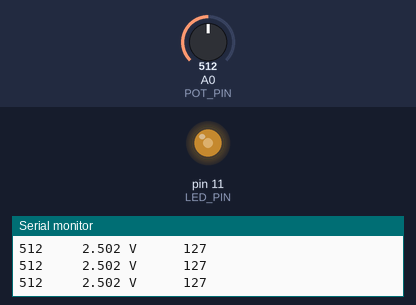
A sketch run on a simulated Arduino Uno, built with avr-gcc and run on an emulated ATmega328P. On the bench: output pins drawn as LEDs (lit = HIGH), the last lines printed to the serial monitor. The inputs (shaded band) are chosen by the test bench; at power-on: A0 (POT_PIN) = 512.

Above: at 3.2 s.
3.3 s: A0 (POT_PIN) set to 716
At 3.9 s:
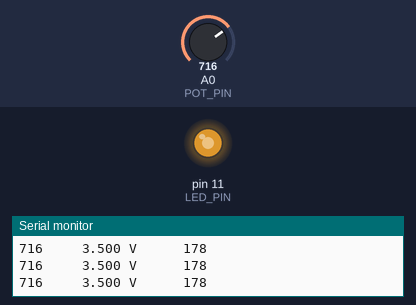
4.8 s: A0 (POT_PIN) set to 900
At 6.0 s:
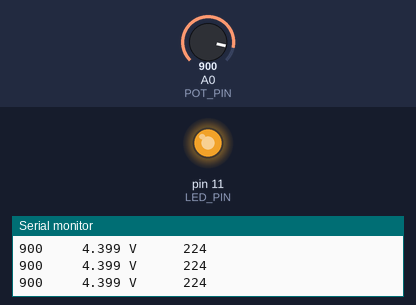
6.3 s: A0 (POT_PIN) set to 245
At 7.1 s:
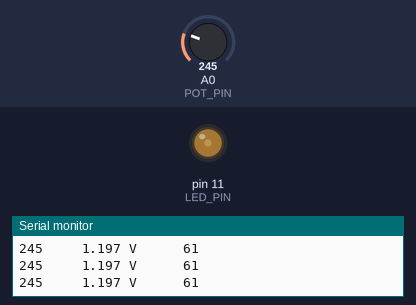
7.8 s: A0 (POT_PIN) set to 383
At 8.7 s:
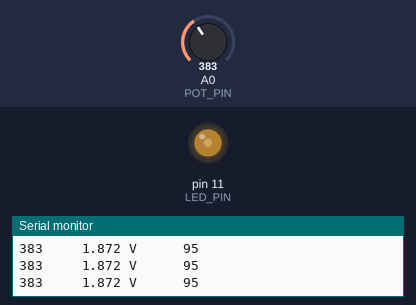
10.8 s: A0 (POT_PIN) set to 416
At 11.2 s:
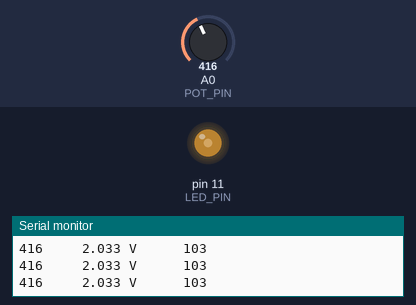
Timing chart, 0 to 13.3 s (numbered marks = the images above; inputs shaded):
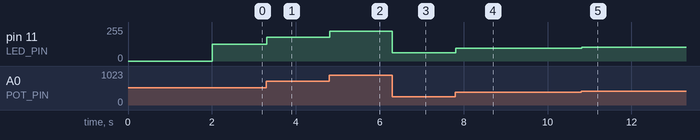

The sketch:

12-Read-Analog-Voltage-LED.ino
```cpp
// (licence header left out)
// Pin Definitions
const int POT_PIN = A0;
const int LED_PIN = 11;

// Constants for Mapping
const float ADC_MAX = 1023.0;
const float PWM_MAX = 255.0;

// Communication Constants
const unsigned long BAUD_RATE = 115200;
const int BOOT_DELAY = 2000;

void setup() {
  pinMode(LED_PIN, OUTPUT);

  Serial.begin(BAUD_RATE);
  while (!Serial);
  delay(BOOT_DELAY);

  Serial.println("--- Constant Scale Factor Control Ready ---");
  Serial.println("Raw (10-bit) \t Voltage (V) \t PWM (8-bit)");
}

void loop() {
  int rawValue = analogRead(POT_PIN);

  // Calcolo con il fattore di conversione isolato
  // (PWM_MAX / ADC_MAX) è il "guadagno" del sistema
  int pwmValue = rawValue * (PWM_MAX / ADC_MAX);

  analogWrite(LED_PIN, pwmValue);

  // Stessa logica per la tensione: (5.0 / 1023.0) è il valore in Volt di un singolo step
  float voltage = rawValue * (5.0 / ADC_MAX);

  Serial.print(rawValue);
  Serial.print("\t\t ");
  Serial.print(voltage, 3);
  Serial.print(" V \t\t ");
  Serial.println(pwmValue);

  delay(20);
}
```

Measured:
- after the input at 3.3 s, pin 11 (LED_PIN): 127/255 → 178/255 at once
- after the input at 4.8 s, pin 11 (LED_PIN): 178/255 → 224/255 at once
- after the input at 6.3 s, pin 11 (LED_PIN): 224/255 → 61/255 at once
- after the input at 7.8 s, pin 11 (LED_PIN): 61/255 → 95/255 at once
- after the input at 10.8 s, pin 11 (LED_PIN): 95/255 → 103/255 at once
